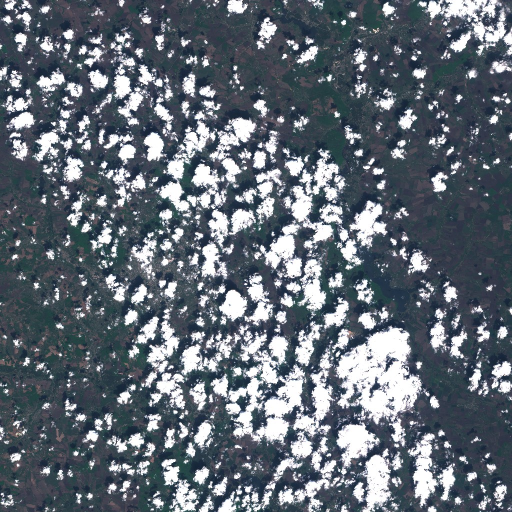
#> input picture Task2/dev_dataset/T36UYA_20160502T083602_TCI.jpg, 1024 x 1024 px, given in place of T36UYA_20160502T083602_TCI.jpg.jpg, which was not available (shown at 1/2 size)
$ python Inference.py --img_path_1 dev_dataset/T36UYA_20160502T083602_TCI.jpg --img_path_2 dev_dataset/T36UYA_20160621T084012_TCI.jpg
#> lines starting #> are read from the running program, lines starting #| are printed output that depends on the picture; pictures that were not available may be replaced by others from this repository, and a replacement may not be noted
### Task2/algorithm.py
import cv2
import numpy as np


class FeatureMatcher:
    def __init__(self):
        self.sift = cv2.SIFT_create()
        self.bf = cv2.BFMatcher()

    def _normalize_image(self, img: np.ndarray) -> np.ndarray:
        '''normalize if images are larger than uint8'''
        if img.max() > 255:
            img = cv2.normalize(img, None, 0, 255, cv2.NORM_MINMAX)
        return img.astype(np.uint8)

    def find_features_px(self, img1: np.ndarray, img2: np.ndarray):
        '''feature matching for images'''
        img1 = self._normalize_image(img1)
        img2 = self._normalize_image(img2)

        if len(img1.shape) > 2:
            img1 = cv2.cvtColor(img1, cv2.COLOR_RGB2GRAY)
        if len(img2.shape) > 2:
            img2 = cv2.cvtColor(img2, cv2.COLOR_RGB2GRAY)

        kp1, des1 = self.sift.detectAndCompute(img1, None)
        kp2, des2 = self.sift.detectAndCompute(img2, None)

        return img1, img2, kp1, des1, kp2, des2

    def find_features_path(self, img_path_1: str, img_path_2: str):
        '''feature matching but from path'''
        img1 = cv2.imread(img_path_1, cv2.IMREAD_UNCHANGED)
        img2 = cv2.imread(img_path_2, cv2.IMREAD_UNCHANGED)

        if img1 is None or img2 is None:
            raise ValueError(f"Images at {img_path_1} or {img_path_2} could not be opened.")

        return self.find_features_px(img1, img2)

    def compare_features(self, des1, des2, threshold=0.75):
        '''filter good matches pairwise'''
        matches = self.bf.knnMatch(des1, des2, k=2)
        good_matches = [m for m, n in matches if m.distance < threshold * n.distance]

        print(f"Found {len(good_matches)} good matches.")
        return good_matches

    def draw_matches(self, img1, img2, threshold=0.75):
        '''the name of function speaks for itself'''
        img1, img2, kp1, des1, kp2, des2 = self.find_features_path(img1, img2)
        good_matches = self.compare_features(des1, des2, threshold)

        matched_img = cv2.drawMatches(
            img1, kp1, img2, kp2, good_matches, None,
            flags=cv2.DrawMatchesFlags_NOT_DRAW_SINGLE_POINTS,
            matchColor=(0,255,0),
            singlePointColor=(255,0,0),
            matchesThickness=2
        )

        return matched_img

### Task2/Inference.py
import cv2
import matplotlib.pyplot as plt
import argparse

from algorithm import FeatureMatcher


def main(args):
    f_matcher = FeatureMatcher()
    img_path_1 = './dev_dataset/' + args.img_path_1 + '.jpg'
    img_path_2 = './dev_dataset/' + args.img_path_2 + '.jpg'

    img1 = cv2.imread(img_path_1)
#> img1 is the input picture: shape (1024, 1024, 3); mean B, G, R 117.5, 107.7, 98.7
    img2 = cv2.imread(img_path_2)
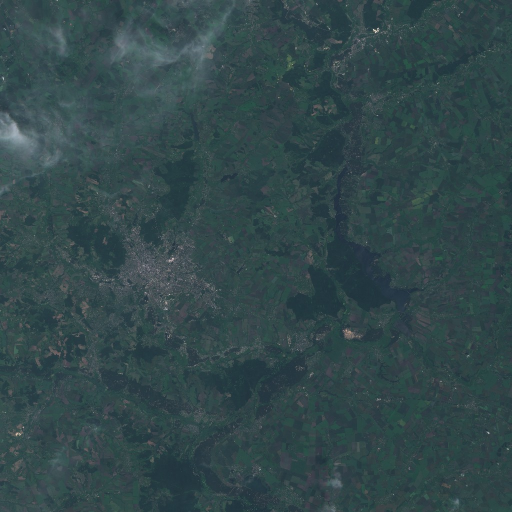
#> input picture Task2/dev_dataset/T36UYA_20160621T084012_TCI.jpg, 1024 x 1024 px, given in place of T36UYA_20160621T084012_TCI.jpg.jpg, which was not available (shown at 1/2 size)
#> img2 is the input picture: shape (1024, 1024, 3); mean B, G, R 74.9, 71.9, 50.9
    img1 = cv2.cvtColor(img1, cv2.COLOR_BGR2RGB)
    img2 = cv2.cvtColor(img2, cv2.COLOR_BGR2RGB)

    # Display input images
    fig, (ax1, ax2) = plt.subplots(1, 2, figsize=(10, 5))
    ax1.imshow(img1)
    ax1.set_title('Image 1')
    ax1.axis('off')

    ax2.imshow(img2)
    ax2.set_title('Image 2')
    ax2.axis('off')
    plt.show()
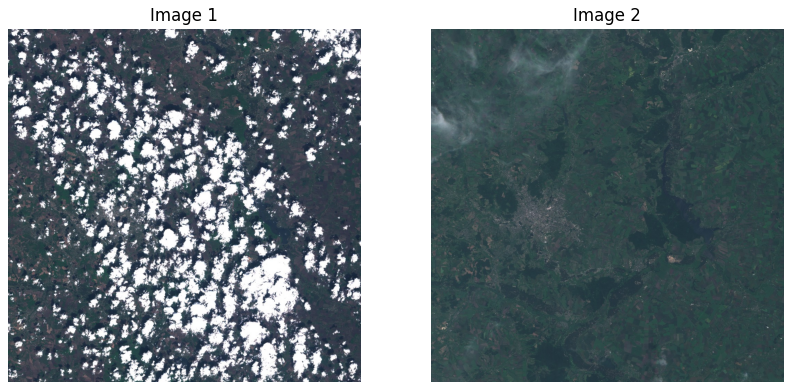
#> figure drawn by matplotlib, 2 panels

    # Draw matched features
    matched_images = f_matcher.draw_matches(img_path_1, img_path_2, args.threshold)
#> in find_features_px, `img1 = cv2.cvtColor(img1, cv2.COLOR_RGB2GRAY)`:
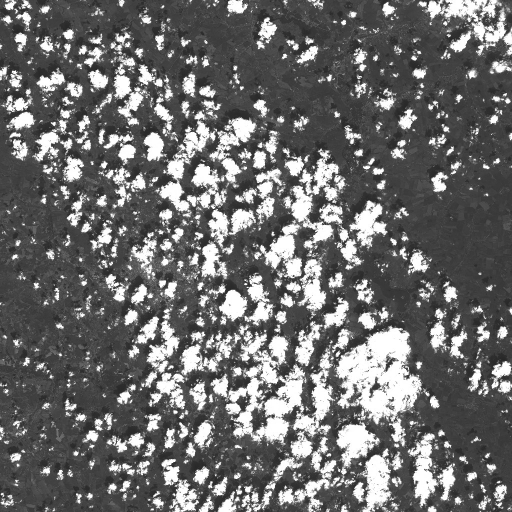
#> img1: shape (1024, 1024) (shown at 1/2 size); min 29, max 255, mean 109.6
#> in find_features_px, `img2 = cv2.cvtColor(img2, cv2.COLOR_RGB2GRAY)`:
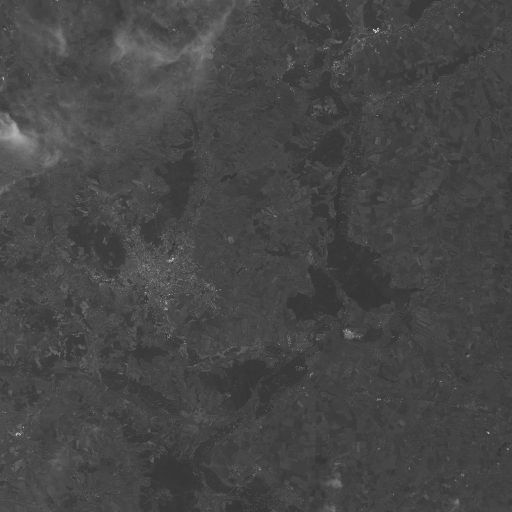
#> img2: shape (1024, 1024) (shown at 1/2 size); min 40, max 254, mean 70.4
#> in find_features_px, `kp1, des1 = self.sift.detectAndCompute(img1, None)`: kp1 = 10539 keypoints; strongest (x, y, size): (687, 45, 6.3), (350, 824, 5.1), (137, 69, 12.4), (828, 116, 6.3)
#> in find_features_px, `kp2, des2 = self.sift.detectAndCompute(img2, None)`: kp2 = 248 keypoints; strongest (x, y, size): (977, 866, 2.1), (6, 157, 2.1), (752, 63, 3.2), (692, 661, 2.1)
#> in compare_features, `matches = self.bf.knnMatch(des1, des2, k=2)`: matches = 10539 matches
#> in compare_features, `good_matches = [m for m, n in matches if m.distance < threshold * n.di..`: good_matches = 74 matches
#| Found 74 good matches.
#> in draw_matches, `matched_img = cv2.drawMatches( img1, kp1, img2, kp2, good_matches, Non..`:
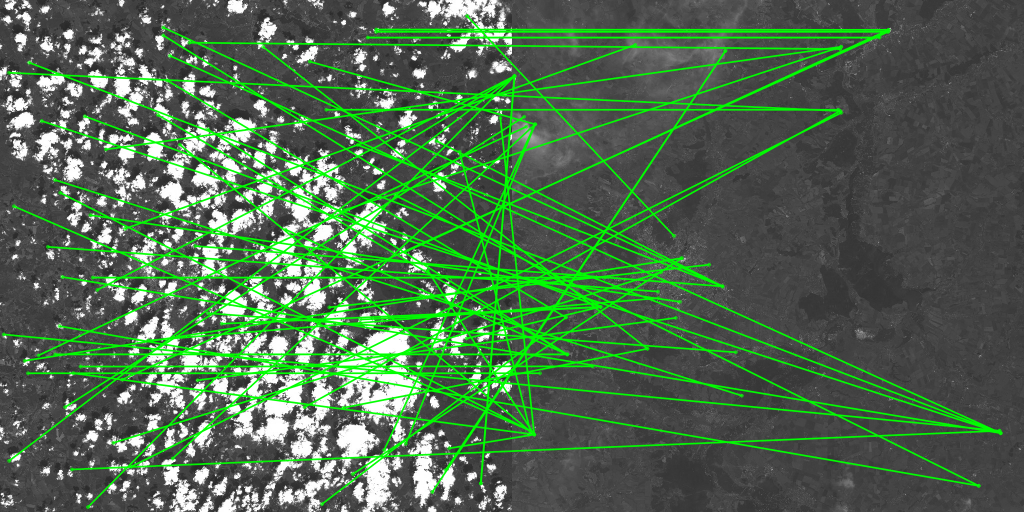
#> matched_img: shape (1024, 2048, 3) (shown at 1/2 size); mean of channels 0, 1, 2 79.2, 107.2, 79.2; drawn as B, G, R
    plt.figure(figsize=(10, 5))
    plt.imshow(matched_images)
    plt.title('Matched Features')
    plt.axis('off')
    plt.show()


if __name__ == "__main__":
    # Argument parsing
    parser = argparse.ArgumentParser()
    parser.add_argument('--img_path_1', type=str, required=True, help='Path to first image')
    parser.add_argument('--img_path_2', type=str, required=True, help='Path to second image')
    parser.add_argument('--threshold', type=float, default=0.75, help='Threshold for feature matching')
    args = parser.parse_args()
    main(args)
